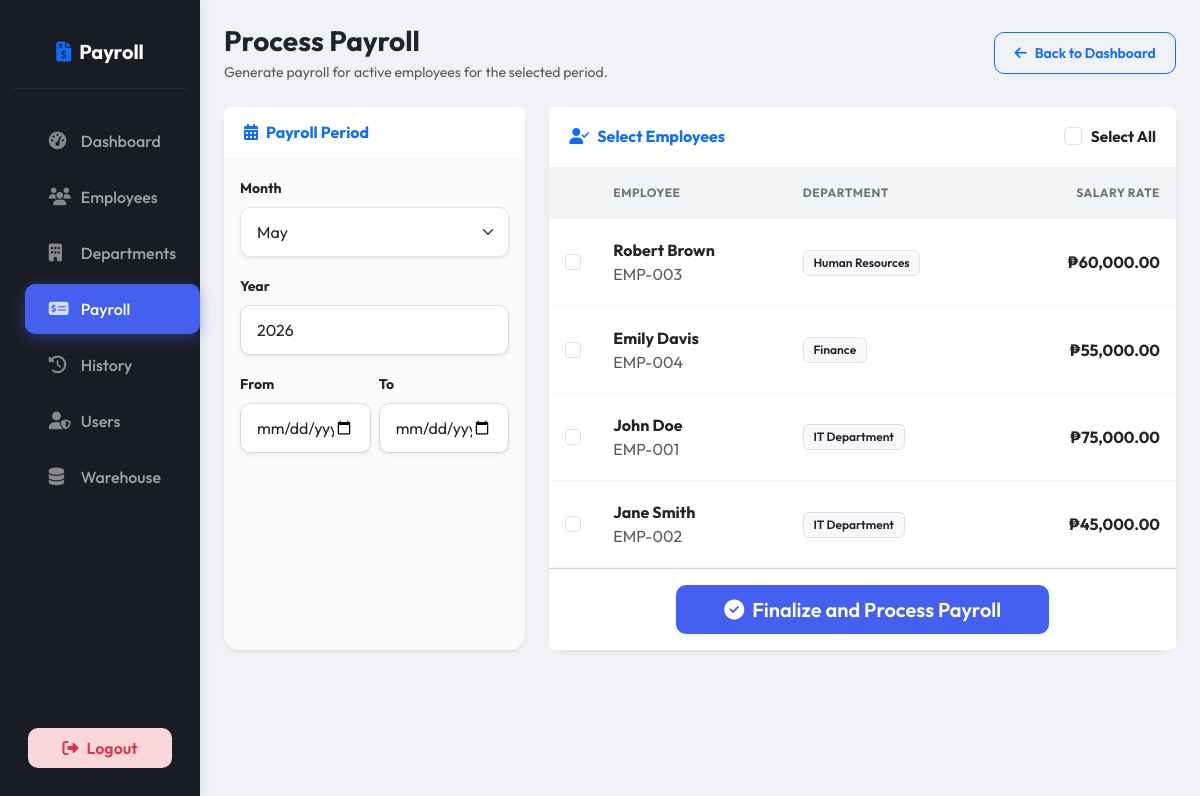
/pages/process_payroll.php (signed in), run on the app's committed database.
### tables this page shows
CREATE TABLE IF NOT EXISTS `employees` (
  `id` INT AUTO_INCREMENT PRIMARY KEY,
  `employee_id` VARCHAR(20) NOT NULL UNIQUE,
  `first_name` VARCHAR(50) NOT NULL,
  `last_name` VARCHAR(50) NOT NULL,
  `department_id` INT,
  `position` VARCHAR(100),
  `salary_rate` DECIMAL(10,2) NOT NULL,
  `employment_status` ENUM('Active', 'Inactive', 'Resigned') DEFAULT 'Active',
  `date_hired` DATE,
  `created_at` TIMESTAMP DEFAULT CURRENT_TIMESTAMP,
  FOREIGN KEY (`department_id`) REFERENCES `departments`(`id`) ON DELETE SET NULL
);

CREATE TABLE IF NOT EXISTS `departments` (
  `id` INT AUTO_INCREMENT PRIMARY KEY,
  `name` VARCHAR(100) NOT NULL UNIQUE,
  `description` TEXT,
  `created_at` TIMESTAMP DEFAULT CURRENT_TIMESTAMP
);

### pages/process_payroll.php (the view, shortened to what this page needs)
<?php
require_once '../config/db.php';
$employees = $pdo->query("
    SELECT e.*, d.name as dept_name
    FROM employees e
    LEFT JOIN departments d ON e.department_id = d.id
    WHERE e.employment_status = 'Active'
    ORDER BY e.last_name ASC
")->fetchAll();
$current_month = date('F');
$current_year = date('Y');
?>
<?php include '../includes/header.php'; ?>
<div class="container-fluid">
  <div class="row">
    <?php include '../includes/sidebar.php'; ?>
    <main class="col-md-10 py-4 px-4">
      <div class="d-flex justify-content-between align-items-center mb-4">
        <div>
          <h3 class="fw-bold mb-1">Process Payroll</h3>
          <p class="text-muted small mb-0">Generate payroll for active employees for the selected period.</p>
        </div>
        <a href="<?= BASE_URL ?>index.php" class="btn btn-outline-primary btn-sm mb-3 mb-md-0">
          <i class="fas fa-arrow-left me-2"></i>Back to Dashboard
        </a>
      </div>
      <form id="payrollForm">
        <div class="row g-4">
          <div class="col-md-4">
            <div class="card h-100 shadow-sm border-0">
              <div class="card-header bg-white py-3">
                <h6 class="mb-0 fw-bold text-primary"><i class="fas fa-calendar-alt me-2"></i>Payroll Period</h6>
              </div>
              <div class="card-body">
                <div class="mb-3">
                  <label class="form-label small fw-bold">Month</label>
                  <select name="month" class="form-select shadow-sm" required>
                    <?php
                    $months = ['January','February','March','April','May','June','July','August','September','October','November','December'];
                    foreach($months as $m) {
                        echo "<option value=\"$m\" ".($current_month == $m ? 'selected' : '').">$m</option>";
                    }
                    ?>
                  </select>
                </div>
                <div class="mb-3">
                  <label class="form-label small fw-bold">Year</label>
                  <input type="number" name="year" class="form-control shadow-sm" value="<?= $current_year ?>" required>
                </div>
                <div class="row g-2">
                  <div class="col-6">
                    <label class="form-label small fw-bold">From</label>
                    <input type="date" name="date_from" id="date_from" class="form-control shadow-sm" required>
                  </div>
                  <div class="col-6">
                    <label class="form-label small fw-bold">To</label>
                    <input type="date" name="date_to" id="date_to" class="form-control shadow-sm" required>
                  </div>
                </div>
              </div>
            </div>
          </div>
          <div class="col-md-8">
            <div class="card h-100 shadow-sm border-0">
              <div class="card-header bg-white py-3 d-flex justify-content-between align-items-center">
                <h6 class="mb-0 fw-bold text-primary"><i class="fas fa-user-check me-2"></i>Select Employees</h6>
                <div class="form-check">
                  <input class="form-check-input" type="checkbox" id="selectAll">
                  <label class="form-check-label small fw-bold" for="selectAll">Select All</label>
                </div>
              </div>
              <div class="card-body p-0">
                <div class="table-responsive" style="max-height: 400px;">
                  <table class="table table-hover align-middle">
                    <thead class="sticky-top bg-light">
                      <tr>
                        <th width="40"></th>
                        <th>Employee</th>
                        <th>Department</th>
                        <th class="text-end">Salary Rate</th>
                      </tr>
                    </thead>
                    <tbody>
                      <?php if ($employees): foreach ($employees as $emp): ?>
                      <tr>
                        <td>
                          <input type="checkbox" name="emp_ids[]" value="<?= $emp['id'] ?>" class="emp-check form-check-input">
                        </td>
                        <td>
                          <div class="fw-bold"><?= htmlspecialchars($emp['first_name'] . ' ' . $emp['last_name']) ?></div>
                          <div class="text-muted smaller"><?= $emp['employee_id'] ?></div>
                        </td>
                        <td><span class="badge bg-light text-dark border"><?= htmlspecialchars($emp['dept_name'] ?? 'N/A') ?></span></td>
                        <td class="text-end fw-bold">₱<?= number_format($emp['salary_rate'], 2) ?></td>
                      </tr>
                      <?php endforeach; else: ?>
                      <tr><td colspan="4" class="text-center py-5">No active employees found.</td></tr>
                      <?php endif; ?>
                    </tbody>
                  </table>
                </div>
              </div>
              <div class="card-footer bg-white py-3 text-center">
                <button type="submit" id="btnProcess" class="btn btn-primary btn-lg px-5 shadow-sm">
                  <i class="fas fa-check-circle me-2"></i>Finalize and Process Payroll
                </button>
              </div>
            </div>
          </div>
        </div>
      </form>
    </main>
  </div>
</div>
<?php include '../includes/footer.php'; ?>

### assets/css/style.css (style rules this page uses)
:root { --primary: #4361ee; --primary-light: #4895ef; --primary-dark: #3f37c9; --secondary: #7209b7; --success: #4cc9f0; --info: #4895ef; --warning: #f72585; --danger: #ef233c; --light: #f8f9fa; --dark: #212529; --sidebar-bg: #1a1c23; --sidebar-active: rgba(67, 97, 238, 0.15); --glass: rgba(255, 255, 255, 0.7); --shadow: 0 8px 30px rgba(0,0,0,0.05); }
body { font-family: 'Outfit', 'Inter', sans-serif; background-color: #f0f2f5; color: var(--dark); overflow-x: hidden; min-height: 100vh; display: flex; flex-direction: column; }
.card { border: none; border-radius: 16px; background: var(--glass); backdrop-filter: blur(10px); -webkit-backdrop-filter: blur(10px); box-shadow: var(--shadow); transition: transform 0.3s ease, box-shadow 0.3s ease; }
.card-header { background: transparent; border-bottom: 1px solid rgba(0,0,0,0.05); padding: 1.25rem; font-weight: 600; font-size: 1.1rem; }
.table { margin-bottom: 0; }
.table thead th { background: rgba(0,0,0,0.02); border-bottom: 1px solid rgba(0,0,0,0.05); text-transform: uppercase; font-size: 0.75rem; font-weight: 700; letter-spacing: 0.5px; color: #6c757d; padding: 1rem; }
.table tbody td { padding: 1.2rem 1rem; border-bottom: 1px solid rgba(0,0,0,0.03); }
.btn { border-radius: 10px; padding: 0.6rem 1.2rem; font-weight: 600; transition: all 0.3s cubic-bezier(0.4, 0, 0.2, 1); position: relative; overflow: hidden; }
.btn::after { content: ''; position: absolute; top: 50%; left: 50%; width: 5px; height: 5px; background: rgba(255, 255, 255, 0.3); opacity: 0; border-radius: 100%; transform: scale(1, 1) translate(-50%); transform-origin: 50% 50%; }
.btn-primary { background: var(--primary); border: none; box-shadow: 0 4px 12px rgba(67, 97, 238, 0.2); }
.badge { padding: 0.5em 0.8em; font-weight: 600; border-radius: 6px; }
.form-control, .form-select { border-radius: 10px; padding: 0.75rem 1rem; border: 1px solid rgba(0,0,0,0.1); transition: all 0.2s ease; }
main > * { animation: fadeIn 0.6s cubic-bezier(0.16, 1, 0.3, 1) forwards; }

### data on the page
employees: first_name+last_name "Robert Brown", employee "EMP-003", department.name "Human Resources", salary_rate "60,000.00"
employees: first_name+last_name "Emily Davis", employee "EMP-004", department.name "Finance", salary_rate "55,000.00"
employees: first_name+last_name "John Doe", employee "EMP-001", department.name "IT Department", salary_rate "75,000.00"
employees: first_name+last_name "Jane Smith", employee "EMP-002", department.name "IT Department", salary_rate "45,000.00"

### other printed values
form field month "May"
